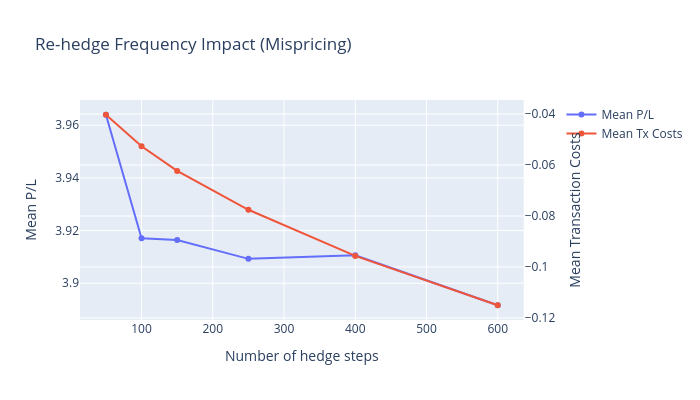

Notebook code cell kept with this figure:
### Code cell
# Re-hedge frequency sweep (mispricing scenario) using Plotly
from plotly.subplots import make_subplots

frequencies = [50, 100, 150, 250, 400, 600]
mean_pnl = []
mean_cost = []
for steps in frequencies:
    sweep_res = simulate_delta_hedge_paths(
        S0=S0, K=K, r=r, sigma_real=sigma_real_mis, sigma_imp=sigma_imp_mis,
        T=T, n_steps=steps, n_paths=15000, seed=999, transaction_cost_bps=transaction_cost_bps
    )
    mean_pnl.append(sweep_res['pnl'].mean())
    mean_cost.append(sweep_res['transaction_cost_component'].mean())

# Create figure with secondary y-axis
fig = make_subplots(specs=[[{"secondary_y": True}]])

# Add traces
fig.add_trace(
    go.Scatter(x=frequencies, y=mean_pnl, name="Mean P/L", mode='lines+markers'),
    secondary_y=False,
)

fig.add_trace(
    go.Scatter(x=frequencies, y=mean_cost, name="Mean Tx Costs", mode='lines+markers'),
    secondary_y=True,
)

# Add figure title
fig.update_layout(
    title_text="Re-hedge Frequency Impact (Mispricing)",
    width=700,
    height=400
)

# Set x-axis title
fig.update_xaxes(title_text="Number of hedge steps")

# Set y-axes titles
fig.update_yaxes(title_text="Mean P/L", secondary_y=False)
fig.update_yaxes(title_text="Mean Transaction Costs", secondary_y=True)

fig.show()

### Figure 1 — Plotly figure (JSON) as saved in the notebook; plotly's stock layout.template omitted (floating-point values rounded to 4 significant figures)
{"data": [{"mode": "lines+markers", "name": "Mean P/L", "type": "scatter", "x": [50, 100, 150, 250, 400, 600], "xaxis": "x", "y": [3.964, 3.917, 3.916, 3.909, 3.911, 3.892], "yaxis": "y"}, {"mode": "lines+markers", "name": "Mean Tx Costs", "type": "scatter", "x": [50, 100, 150, 250, 400, 600], "xaxis": "x", "y": [-0.04027, -0.05265, -0.06232, -0.07757, -0.09568, -0.115], "yaxis": "y2"}], "layout": {"height": 400, "title": {"text": "Re-hedge Frequency Impact (Mispricing)"}, "width": 700, "xaxis": {"anchor": "y", "domain": [0, 0.94], "title": {"text": "Number of hedge steps"}}, "yaxis": {"anchor": "x", "domain": [0, 1], "title": {"text": "Mean P/L"}}, "yaxis2": {"anchor": "x", "overlaying": "y", "side": "right", "title": {"text": "Mean Transaction Costs"}}}}
